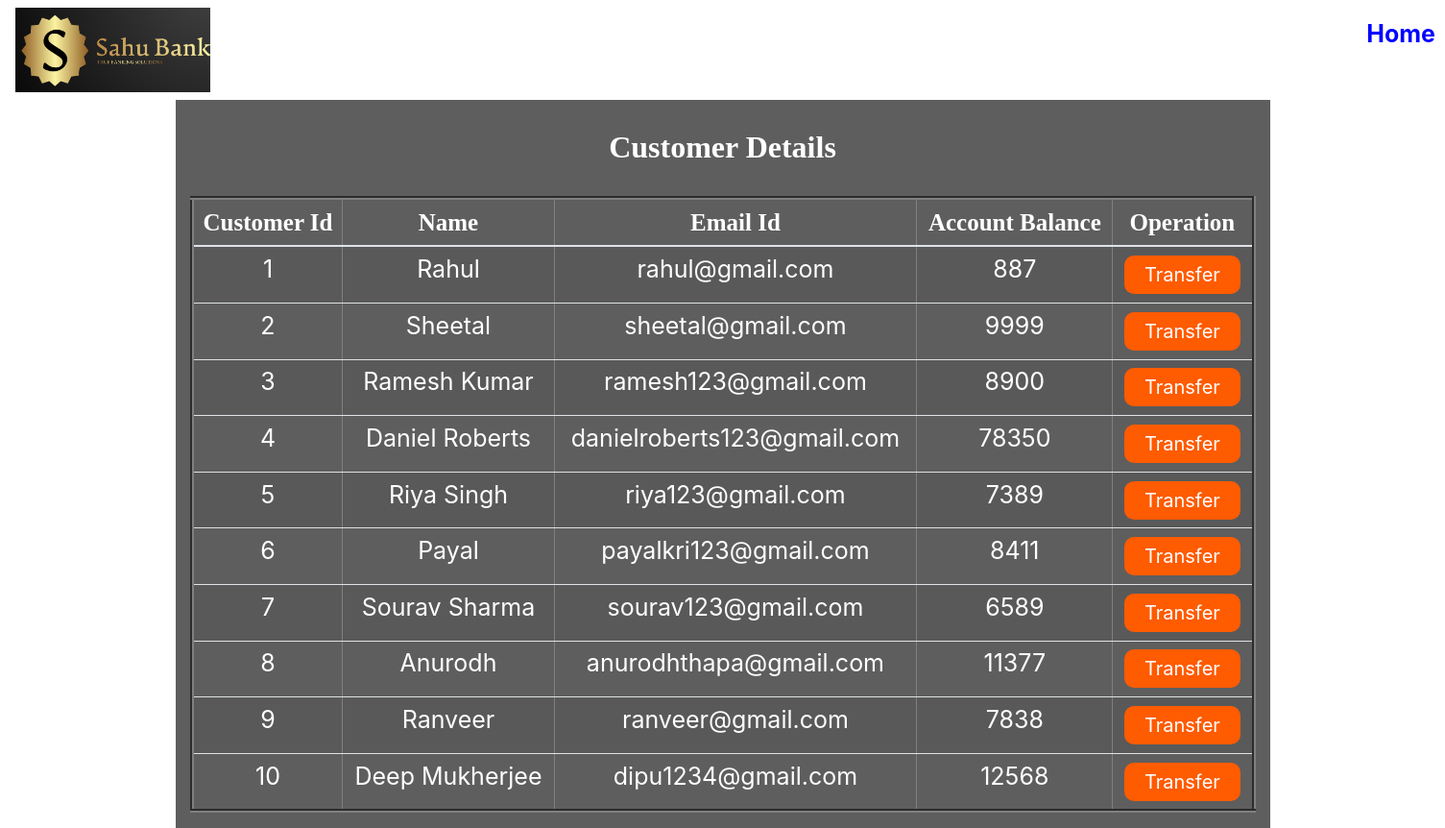
Page /viewusers.php on the committed database.
### tables this page shows
CREATE TABLE `users` (
  `id` int(11) NOT NULL,
  `name` varchar(50) NOT NULL,
  `email` varchar(50) NOT NULL,
  `credits` int(10) NOT NULL
);

### viewusers.php (the view, shortened to what this page needs)
<!DOCTYPE html>
<html lang="en">
<head>
    <link rel="stylesheet" href="https://maxcdn.bootstrapcdn.com/bootstrap/4.0.0/css/bootstrap.min.css">
</head>
<body>
<?php
    require 'config.php';
    $query = "SELECT * FROM users";
    $result = mysqli_query($conn,$query);
?>
<nav class="navbar navbar-expand-sm bg-dark navbar-dark" style="background-color:#343a4000 !important">
<img src="images/logo.png" class="logo">
<ul class="navbar-nav">
<li class="list-home">
  <a class="nav-link1" href="index.php">Home</a>
</li>
</ul>
</nav>
    <div class="container divStyle">
        <h2>Customer Details</h2>
        <br>
            <div class="row">
                <div class="col">
                    <div class="table-responsive-sm">
                    <table border="4"class="table roundedCorners tabletext table-hover table-sm table-striped table-condensed">
                        <thead>
                            <tr>
                            <th scope="col">Customer Id</th>
                            <th scope="col">Name</th>
                            <th scope="col">Email Id</th>
                            <th scope="col">Account Balance</th>
                            <th scope="col">Operation</th>
                            </tr>
                        </thead>
                        <tbody>
                <?php
                    while($rows=mysqli_fetch_array($result)){
                ?>
                    <tr>
                        <td><?php echo $rows['id'] ?></td>
                        <td><?php echo $rows['name']?></td>
                        <td><?php echo $rows['email']?></td>
                        <td><?php echo $rows['credits']?></td>
                        <td><a href="selectedUserdetail.php?id= <?php echo $rows['id'] ;?>"> <button type="button" class="button">Transfer</button></a></td>
                    </tr>
                <?php
                    }
                 ?>
                        </tbody>
                    </table>
                    </div>
                </div>
            </div>
            </div>
</body>
</html>

### viewusers.php (style rules this page uses)
body { background-image: url("images/home-img.jpg"); background-size: contain; }
.logo { width: 203px; height: 88px; }
.list-home { padding-left: 1100px; }
.nav-link1 { float: right; font-size: 25px; font-weight: 700; margin-right: -11rem; margin-top: -2rem; color: blue; }
.container { background-color:#000000a1; padding-top: 30px; text-align: center; }
.button { background-color: #ff5b00; border: none; color: white; padding: 5px 21px; text-align: center; text-decoration: none; display: inline-block; font-size: 20px; margin: 4px 2px; border-radius: 10px; }
.row { color:white; font-size:25px; }
h2 { font-family: sans-serif; color: white; font-weight: bold; font-family: Times New Roman; }
th { color: white; font-family: Times New Roman; }

### rows in the picture
users: id "1", name "Rahul", email "rahul@gmail.com", credits "887"
users: id "2", name "Sheetal", email "sheetal@gmail.com", credits "9999"
users: id "3", name "Ramesh Kumar", email "ramesh123@gmail.com", credits "8900"
users: id "4", name "Daniel Roberts", email "danielroberts123@gmail.com", credits "78350"
users: id "5", name "Riya Singh", email "riya123@gmail.com", credits "7389"
users: id "6", name "Payal", email "payalkri123@gmail.com", credits "8411"
users: id "7", name "Sourav Sharma", email "sourav123@gmail.com", credits "6589"
users: id "8", name "Anurodh", email "anurodhthapa@gmail.com", credits "11377"
users: id "9", name "Ranveer", email "ranveer@gmail.com", credits "7838"
users: id "10", name "Deep Mukherjee", email "dipu1234@gmail.com", credits "12568"
